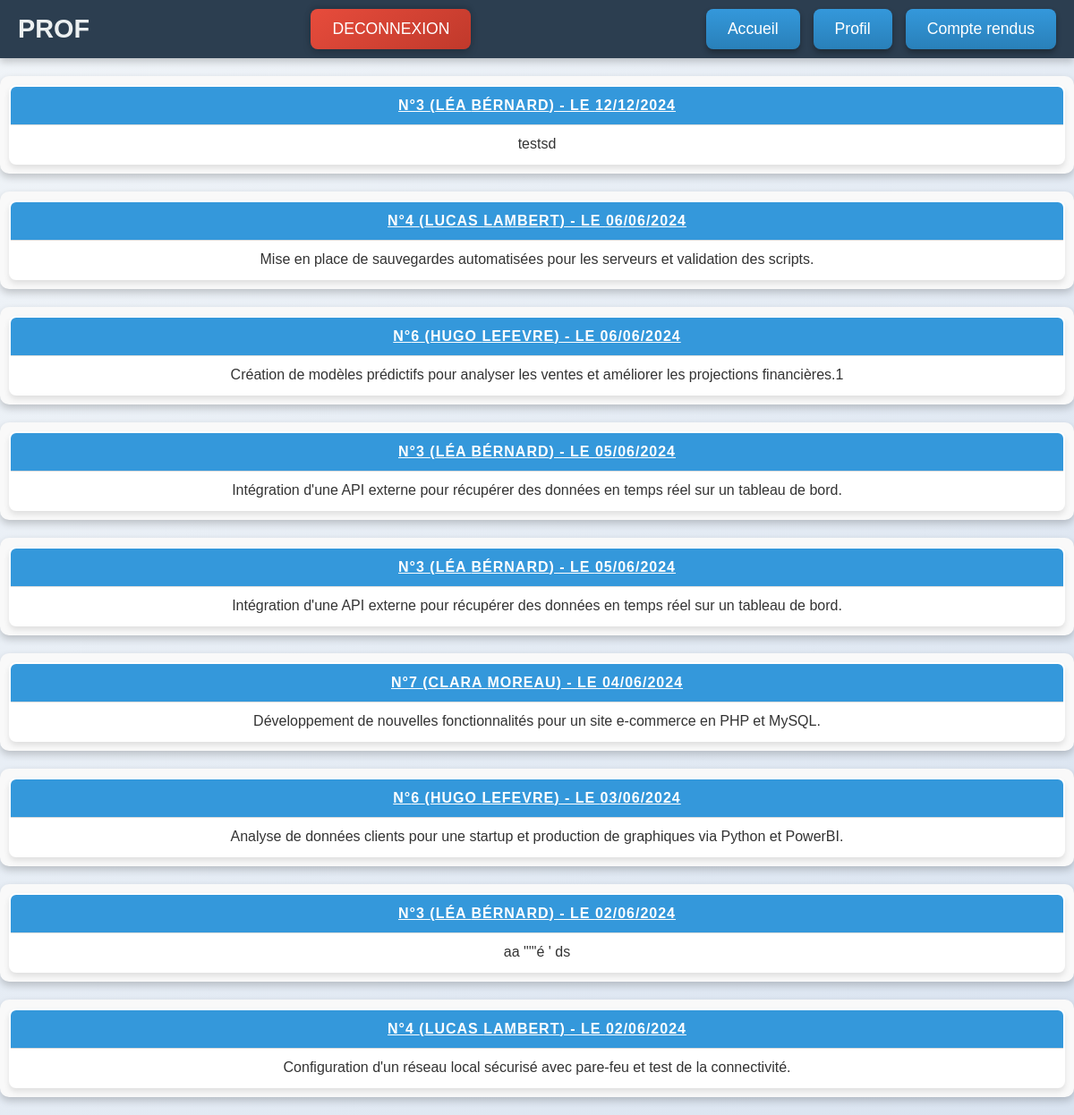
The page /cr.php (signed in) on the database its author committed.
### tables this page shows
CREATE TABLE `cr` (
  `num` bigint(20) NOT NULL,
  `date` date DEFAULT NULL,
  `description` text DEFAULT NULL,
  `vu` tinyint(1) DEFAULT NULL,
  `datetime` datetime DEFAULT NULL,
  `num_utilisateur` int(11) DEFAULT NULL
);

CREATE TABLE `utilisateur` (
  `num` int(10) NOT NULL,
  `nom` varchar(100) DEFAULT NULL,
  `prenom` varchar(100) DEFAULT NULL,
  `tel` int(20) DEFAULT NULL,
  `login` varchar(100) DEFAULT NULL,
  `motdepasse` varchar(100) DEFAULT NULL,
  `type` int(1) DEFAULT NULL,
  `email` varchar(100) DEFAULT NULL,
  `option` int(1) NOT NULL COMMENT '0 pour ELEVE; 1 pour PROF',
  `num_stage` int(10) DEFAULT NULL
);

### cr.php (the view, shortened to what this page needs)
<!DOCTYPE html>
<html lang="fr">
<head>
    <link rel="stylesheet" href="style.css">
</head>
<body>
<?php
include '_conf.php';
if ($_SESSION["type"] ==1)
{
    include '_menuProf.php';
    $requete="SELECT *,DATE_FORMAT(date, '%d/%m/%Y') AS date_fr FROM cr,utilisateur WHERE utilisateur.num = cr.num_utilisateur  ORDER BY date DESC";
        if($connexion = mysqli_connect($serveurBDD,$userBDD,$mdpBDD,$nomBDD))
        {
            $resultat = mysqli_query($connexion, $requete);
            while($donnees = mysqli_fetch_assoc($resultat))
              {
                $num=$donnees['num'];
                $contenu=$donnees['description'];
                $prenom= $donnees['prenom'];
                $nom=$donnees['nom'];
                $date=$donnees['date_fr'];
                echo "<div class='table-container'><table border=2><thead> <tr> <th colspan=2> <u>n°$num ($prenom $nom) - le $date</u> </th> </tr> </thead>
                <tbody> <tr> <td>  $contenu</td> </tr>  </tbody> </table> </div>";
              }
        }
}
?>
</body>
</html>

### _menuProf.php
<header>
    <nav class="menu">
        <div class="logo">PROF</div>
        <a href="index.php?deco=1"> <button type=submit class="btn-deconnexion"> DECONNEXION </button> </a>
         <div class="menu-buttons">
                     <button class="btn-menu" onclick="window.location.href='accueil.php'">Accueil</button>
                     <button class="btn-menu" onclick="window.location.href='perso.php'">Profil</button>
                     <button class="btn-menu" onclick="window.location.href='cr.php'">Compte rendus</button>
        </div>
    </nav>
</header>

### style.css (style rules this page uses)
* { margin: 0; padding: 0; box-sizing: border-box; font-family: 'Arial', sans-serif; }
body { background: linear-gradient(135deg, #f0f4f8, #d9e3f0); color: #333; min-height: 100vh; }
header { background: #2c3e50; box-shadow: 0 4px 8px rgba(0, 0, 0, 0.2); padding: 10px 0; }
.menu { display: flex; justify-content: space-between; align-items: center; max-width: 1200px; margin: 0 auto; padding: 0 20px; }
.menu .logo { font-size: 1.8rem; font-weight: bold; color: #ecf0f1; }
.btn-deconnexion { background: linear-gradient(145deg, #e74c3c, #c0392b); color: #fff; border: none; padding: 12px 24px; font-size: 1.1rem; border-radius: 8px; box-shadow: 0 4px 8px rgba(0, 0, 0, 0.2), 0 -4px 6px rgba(0, 0, 0, 0.1); cursor: pointer; transition: all 0.3s ease; }
.menu-buttons { display: flex; }
.menu-buttons .btn-menu { background: linear-gradient(to bottom, #3498db, #2980b9); color: #fff; border: none; padding: 12px 24px; font-size: 1.1rem; margin-left: 15px; border-radius: 8px; box-shadow: 0 4px 6px rgba(0, 0, 0, 0.3); cursor: pointer; transition: all 0.3s ease; }
.table-container { width: 100%; max-width: 1200px; margin: 20px auto; padding: 10px; box-shadow: 0 4px 8px rgba(0, 0, 0, 0.2); border-radius: 10px; background-color: #f9f9f9; }
table { width: 100%; border-collapse: collapse; border-radius: 8px; overflow: hidden; background-color: #fff; box-shadow: 0 4px 6px rgba(0, 0, 0, 0.1); }
th, td { padding: 12px 15px; text-align: center; border-bottom: 1px solid #ddd; color: #333; font-size: 1rem; }
th { background-color: #3498db; color: #fff; text-transform: uppercase; letter-spacing: 1px; font-weight: bold; }

### rows shown on the page
cr: num_utilisateur.num "3", num_utilisateur.prenom "LÉA", num_utilisateur.nom "BÉRNARD", date "12/12/2024", description "testsd"
cr: num_utilisateur.num "4", num_utilisateur.prenom "LUCAS", num_utilisateur.nom "LAMBERT", date "06/06/2024", description "Mise en place de sauvegardes automatisées pour les serveurs et validation des scripts."
cr: num_utilisateur.num "6", num_utilisateur.prenom "HUGO", num_utilisateur.nom "LEFEVRE", date "06/06/2024", description "Création de modèles prédictifs pour analyser les ventes et améliorer les projections financières.1"
cr: num_utilisateur.num "3", num_utilisateur.prenom "LÉA", num_utilisateur.nom "BÉRNARD", date "05/06/2024", description "Intégration d'une API externe pour récupérer des données en temps réel sur un tableau de bord."
cr: num_utilisateur.num "3", num_utilisateur.prenom "LÉA", num_utilisateur.nom "BÉRNARD", date "05/06/2024", description "Intégration d'une API externe pour récupérer des données en temps réel sur un tableau de bord."
cr: num_utilisateur.num "7", num_utilisateur.prenom "CLARA", num_utilisateur.nom "MOREAU", date "04/06/2024", description "Développement de nouvelles fonctionnalités pour un site e-commerce en PHP et MySQL."
cr: num_utilisateur.num "6", num_utilisateur.prenom "HUGO", num_utilisateur.nom "LEFEVRE", date "03/06/2024", description "Analyse de données clients pour une startup et production de graphiques via Python et PowerBI."
cr: num_utilisateur.num "3", num_utilisateur.prenom "LÉA", num_utilisateur.nom "BÉRNARD", date "02/06/2024", description "aa \"'\"é ' ds"
cr: num_utilisateur.num "4", num_utilisateur.prenom "LUCAS", num_utilisateur.nom "LAMBERT", date "02/06/2024", description "Configuration d'un réseau local sécurisé avec pare-feu et test de la connectivité."
